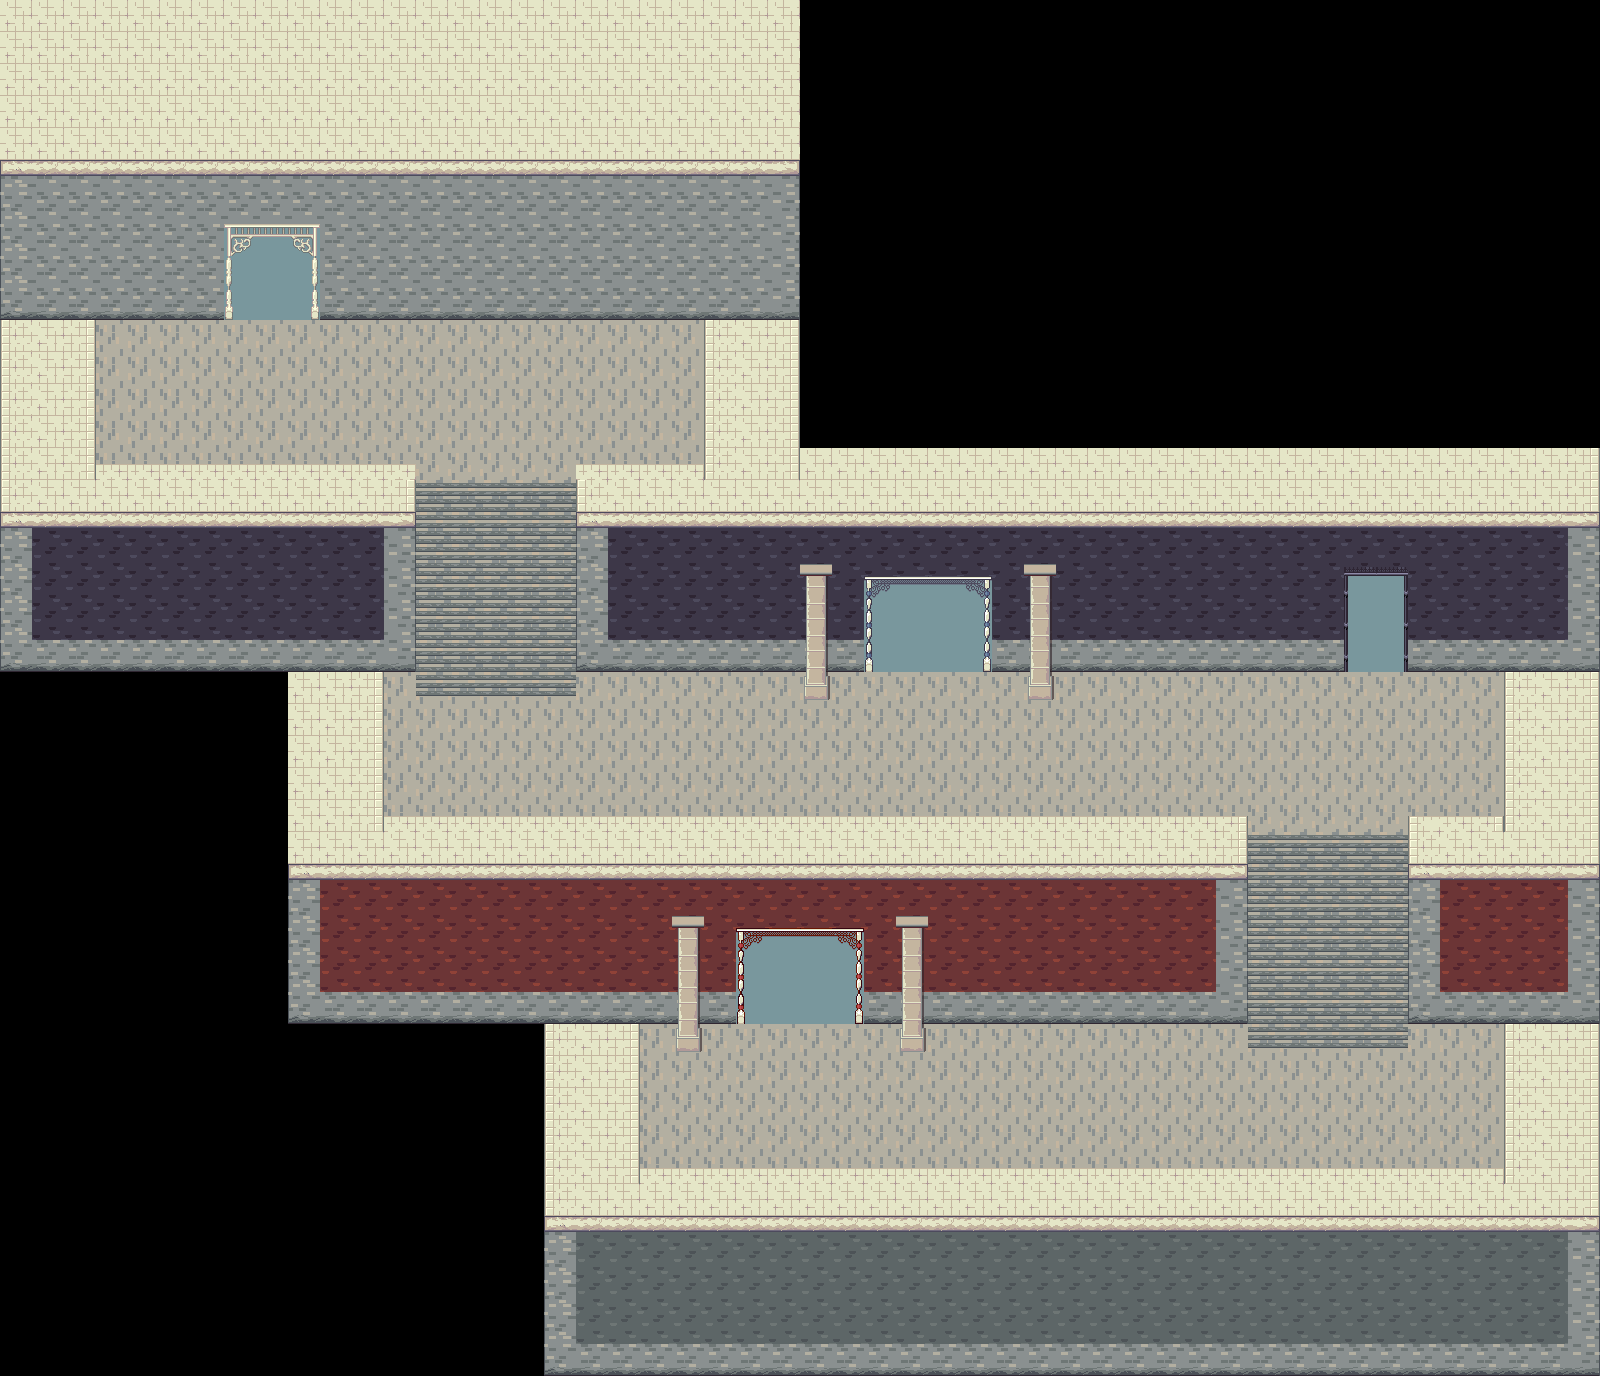

This is a level from a 2D game, rendered from its Tiled map with the project's own tilesets. A one-line summary and the map file follow, with tile-layer data summarised:
An orthogonal 50x43 tile map with 32x32 px tiles, 3 tile layers (Map, Map2, foreground), 9 tilesets and 42 objects (Player).

<map version="1.10" tiledversion="1.11.2" orientation="orthogonal" renderorder="right-down" width="50" height="43" tilewidth="32" tileheight="32" infinite="0" nextlayerid="8" nextobjectid="48">
 <tileset firstgid="1" name="victorian-accessories" tilewidth="32" tileheight="32" tilecount="2560" columns="32">
  <image source="../Tilesets/victorian-accessories.png" width="1024" height="2560" />
 </tileset>
 <tileset firstgid="2561" name="victorian-garden" tilewidth="32" tileheight="32" tilecount="1024" columns="16">
  <image source="../Tilesets/victorian-garden.png" width="512" height="2048" />
 </tileset>
 <tileset firstgid="3585" name="victorian-mansion" tilewidth="32" tileheight="32" tilecount="2048" columns="32">
  <image source="../Tilesets/victorian-mansion.png" width="1024" height="2048" />
 </tileset>
 <tileset firstgid="5633" name="victorian-market" tilewidth="32" tileheight="32" tilecount="1280" columns="16">
  <image source="../Tilesets/victorian-market.png" width="512" height="2560" />
 </tileset>
 <tileset firstgid="6913" name="victorian-streets" tilewidth="32" tileheight="32" tilecount="1536" columns="16">
  <image source="../Tilesets/victorian-streets.png" width="512" height="3072" />
 </tileset>
 <tileset firstgid="8449" name="victorian-tenement" tilewidth="32" tileheight="32" tilecount="3072" columns="32">
  <image source="../Tilesets/victorian-tenement.png" width="1024" height="3072" />
 </tileset>
 <tileset firstgid="11521" name="victorian-tenement" tilewidth="32" tileheight="32" tilecount="3072" columns="32">
  <image source="../Tilesets/victorian-tenement.png" width="1024" height="3072" />
 </tileset>
 <tileset firstgid="14593" name="victorian-windows-doors" tilewidth="32" tileheight="32" tilecount="5120" columns="32">
  <image source="../Tilesets/victorian-windows-doors.png" width="1024" height="5120" />
 </tileset>
 <tileset firstgid="19713" name="TX Tileset Stone Ground" tilewidth="32" tileheight="32" tilecount="64" columns="8">
  <image source="../Tilesets/TX Tileset Stone Ground.png" width="256" height="256" />
 </tileset>
 <layer id="1" name="Map" width="50" height="43">
  <properties>
   <property name="Draw" type="bool" value="true" />
  </properties>
  <data>[2150 cells, 1454 non-empty, 14 distinct tile ids]</data>
 </layer>
 <layer id="2" name="Map2" width="50" height="43">
  <properties>
   <property name="Draw" type="bool" value="true" />
  </properties>
  <data>[2150 cells, 264 non-empty, 34 distinct tile ids]</data>
 </layer>
 <objectgroup id="4" name="Collision">
  <properties>
   <property name="Collision" type="bool" value="true" />
   <property name="Draw" type="bool" value="false" />
  </properties>
  <object id="1" x="0" y="320" width="96" height="192" />
  <object id="2" x="96" y="480" width="320" height="32" />
  <object id="4" x="384" y="512" width="32" height="160" />
  <object id="5" x="576" y="480" width="288" height="192" />
  <object id="6" x="992" y="480" width="352" height="192" />
  <object id="7" x="704" y="320" width="96" height="160" />
  <object id="8" x="864" y="480" width="128" height="96" />
  <object id="9" x="1408" y="480" width="192" height="192" />
  <object id="10" x="1344" y="480" width="64" height="96" />
  <object id="11" x="1504" y="672" width="96" height="192" />
  <object id="12" x="1408" y="832" width="96" height="32" />
  <object id="13" x="1408" y="864" width="192" height="160" />
  <object id="14" x="864" y="864" width="384" height="160" />
  <object id="15" x="384" y="832" width="864" height="32" />
  <object id="16" x="288" y="672" width="96" height="192" />
  <object id="18" x="288" y="864" width="448" height="160" />
  <object id="19" x="736" y="864" width="128" height="64" />
  <object id="20" x="0" y="512" width="384" height="160" />
  <object id="21" x="0" y="160" width="224" height="160" />
  <object id="22" x="320" y="160" width="480" height="160" />
  <object id="23" x="224" y="160" width="96" height="64" />
  <object id="24" x="544" y="1024" width="96" height="192" />
  <object id="25" x="544" y="1216" width="1056" height="160" />
  <object id="26" x="1504" y="1024" width="96" height="192" />
  <object id="27" x="640" y="1184" width="864" height="32" />
  <object id="28" x="1244.5" y="1024.5" width="3.5" height="24" />
  <object id="29" x="1408" y="1024.5" width="4.5" height="23.5" />
  <object id="30" x="900" y="1024.33" width="25.6667" height="26" />
  <object id="31" x="675.667" y="1022" width="25.3333" height="29.6667" />
  <object id="32" x="803.333" y="662.333" width="26.6667" height="37.6667" />
  <object id="33" x="1028.33" y="659.667" width="25.6667" height="40" />
  <object id="34" x="411.5" y="672" width="3.5" height="23" />
  <object id="35" x="576" y="671" width="4.5" height="25" />
 </objectgroup>
 <objectgroup id="5" name="Teleport">
  <object id="38" x="864" y="576" width="128" height="96">
   <properties>
    <property name="targetMap" value="RestaurantLobby.tmx" />
   </properties>
  </object>
  <object id="39" x="736" y="928" width="128" height="96">
   <properties>
    <property name="targetMap" value="ClothesLobby.tmx" />
   </properties>
  </object>
  <object id="40" x="1344" y="576" width="64" height="96">
   <properties>
    <property name="targetMap" value="RestaurantDungeon.tmx" />
   </properties>
  </object>
  <object id="41" x="224" y="224" width="96" height="96">
   <properties>
    <property name="targetMap" value="Rooftop.tmx" />
   </properties>
  </object>
 </objectgroup>
 <objectgroup id="6" name="Checkpoints">
  <object id="43" x="225" y="318" width="95" height="11" />
  <object id="44" x="863" y="671" width="127" height="13" />
  <object id="45" x="1345" y="673" width="61" height="9" />
  <object id="46" x="735" y="1025" width="128" height="11" />
 </objectgroup>
 <objectgroup id="7" name="Entities">
  <object id="47" name="Player" type="Player" x="272" y="355">
   <properties>
    <property name="CorneliusJoined" type="bool" value="false" />
    <property name="WizardJoined" type="bool" value="false" />
    <property name="magicPoints" type="int" value="50" />
   </properties>
   <point />
  </object>
 </objectgroup>
 <layer id="3" name="foreground" width="50" height="43">
  <properties>
   <property name="Draw" type="bool" value="true" />
  </properties>
  <data>[2150 cells, 71 non-empty, 3 distinct tile ids]</data>
 </layer>
</map>
